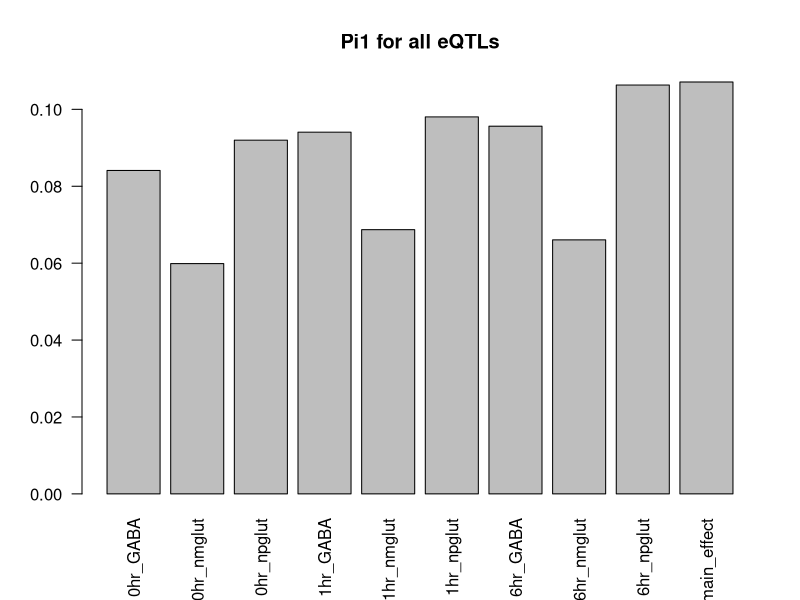

Reproduce this figure in R.
## ---- chunk 1
pi1 <- 1 - c(0.9158922, 0.9401148, 0.9080124, 0.9059326, 0.9312895, 
         0.9019636, 0.9043789, 0.9339399, 0.8936793, 0.892888)

ct <- expand.grid(c("GABA","nmglut","npglut"), paste0(c(0,1,6),"hr"))
names(pi1)[1:9] <- paste(ct$Var2, ct$Var1, sep="_")
names(pi1)[10] <- "Glimix_main_effect"
barplot(pi1, las=2, main="Pi1 for all eQTLs")
